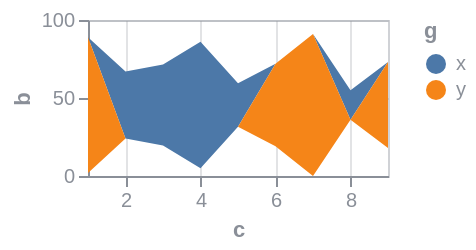

Here is the Vega-Lite specification saved for this chart:
### Vega specification from a JSON file in a GitHub repository (floating-point values rounded to 4 significant figures)
{"$schema": "https://vega.github.io/schema/vega/v6.json", "background": null, "padding": 5, "width": 150, "height": 78, "style": "cell", "data": [{"name": "source_0", "values": [{"a": "A", "b": 28, "c": 5, "g": "x"}, {"a": "B", "b": 55, "c": 9, "g": "y"}, {"a": "C", "b": 43, "c": 2, "g": "x"}, {"a": "D", "b": 91, "c": 7, "g": "y"}, {"a": "E", "b": 81, "c": 4, "g": "x"}, {"a": "F", "b": 53, "c": 6, "g": "y"}, {"a": "G", "b": 19, "c": 8, "g": "x"}, {"a": "H", "b": 87, "c": 1, "g": "y"}, {"a": "I", "b": 52, "c": 3, "g": "x"}]}, {"name": "data_0", "source": "source_0", "transform": [{"type": "formula", "expr": "toNumber(datum[\"c\"])", "as": "c"}, {"type": "impute", "field": "b", "groupby": ["g"], "key": "c", "method": "value", "value": 0}, {"type": "stack", "groupby": ["c"], "field": "b", "sort": {"field": ["g"], "order": ["descending"]}, "as": ["b_start", "b_end"], "offset": "center"}]}], "marks": [{"name": "pathgroup", "type": "group", "from": {"facet": {"name": "faceted_path_main", "data": "data_0", "groupby": ["g"]}}, "encode": {"update": {"width": {"field": {"group": "width"}}, "height": {"field": {"group": "height"}}}}, "marks": [{"name": "marks", "type": "area", "style": ["area"], "sort": {"field": "x"}, "from": {"data": "faceted_path_main"}, "encode": {"update": {"orient": {"value": "vertical"}, "fill": {"scale": "color", "field": "g"}, "description": {"signal": "\"c: \" + (format(datum[\"c\"], \"\")) + \"; b: \" + (format(datum[\"b\"], \"\")) + \"; g: \" + (isValid(datum[\"g\"]) ? isArray(datum[\"g\"]) ? join(datum[\"g\"], ' ') : datum[\"g\"] : \"\"+datum[\"g\"])"}, "x": {"scale": "x", "field": "c"}, "y": {"scale": "y", "field": "b_end"}, "y2": {"scale": "y", "field": "b_start"}, "defined": {"signal": "isValid(datum[\"c\"]) && isFinite(+datum[\"c\"]) && isValid(datum[\"b\"]) && isFinite(+datum[\"b\"])"}}}}]}], "scales": [{"name": "x", "type": "linear", "domain": {"data": "data_0", "field": "c"}, "range": [0, {"signal": "width"}], "nice": true, "zero": false}, {"name": "y", "type": "linear", "domain": {"data": "data_0", "fields": ["b_start", "b_end"]}, "range": [{"signal": "height"}, 0], "nice": true, "zero": true}, {"name": "color", "type": "ordinal", "domain": {"data": "data_0", "field": "g", "sort": true}, "range": "category"}], "axes": [{"scale": "x", "orient": "bottom", "gridScale": "y", "grid": true, "tickCount": {"signal": "ceil(width/40)"}, "domain": false, "labels": false, "aria": false, "maxExtent": 0, "minExtent": 0, "ticks": false, "zindex": 0}, {"scale": "y", "orient": "left", "gridScale": "x", "grid": true, "tickCount": {"signal": "ceil(height/40)"}, "domain": false, "labels": false, "aria": false, "maxExtent": 0, "minExtent": 0, "ticks": false, "zindex": 0}, {"scale": "x", "orient": "bottom", "grid": false, "title": "c", "labelFlush": true, "labelOverlap": true, "tickCount": {"signal": "ceil(width/40)"}, "zindex": 0}, {"scale": "y", "orient": "left", "grid": false, "title": "b", "labelOverlap": true, "tickCount": {"signal": "ceil(height/40)"}, "zindex": 0}], "legends": [{"fill": "color", "symbolType": "circle", "title": "g"}], "config": {"axis": {"labelColor": "#8a8f98", "titleColor": "#8a8f98", "domainColor": "#8a8f98", "tickColor": "#8a8f98", "gridColor": "#8a8f98", "gridOpacity": 0.25}, "legend": {"labelColor": "#8a8f98", "titleColor": "#8a8f98"}, "style": {"cell": {"stroke": "#8a8f98", "strokeOpacity": 0.4}}}}
